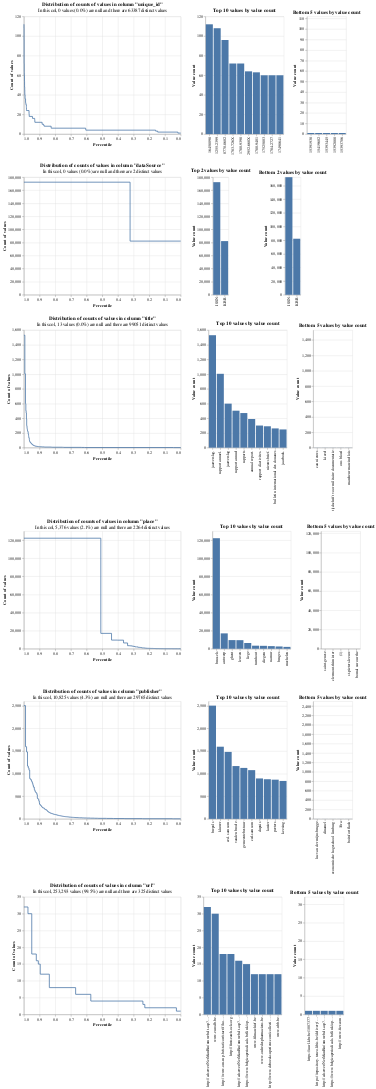

Notebook source saved alongside this figure:
### Code cell
from splink.exploratory import profile_columns

profile_columns(dfMatching, db_api=DuckDBAPI(), top_n=10, bottom_n=5)
